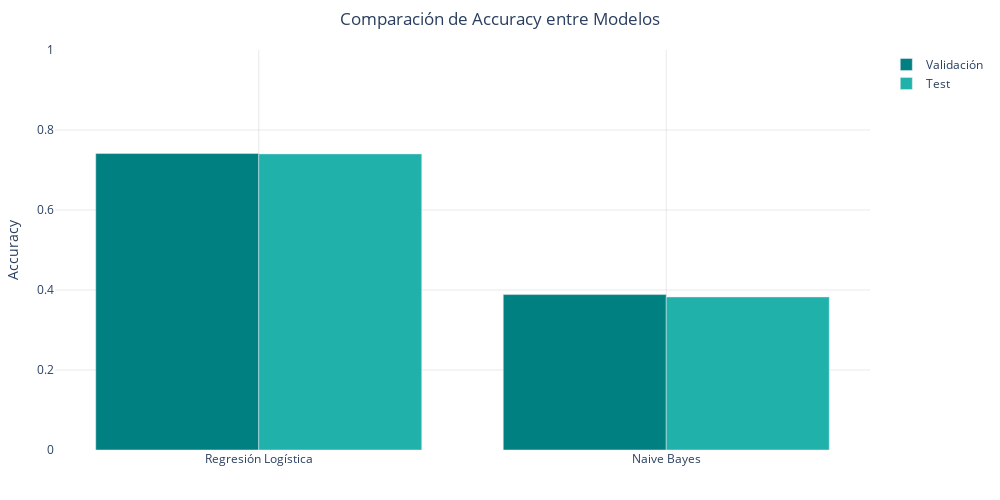

Notebook code for this chart:
### Code cell
fig = go.Figure([
    go.Bar(
        name='Validación',
        x=['Regresión Logística', 'Naive Bayes'],
        y=[lr_accuracy_val, nb_accuracy_val],
        marker_color='teal'
    ),
    go.Bar(
        name='Test',
        x=['Regresión Logística', 'Naive Bayes'],
        y=[lr_accuracy_test, nb_accuracy_test],
        marker_color='lightseagreen'
    )
])

fig.update_layout(
    title="Comparación de Accuracy entre Modelos",
    yaxis_title="Accuracy",
    yaxis=dict(range=[0, 1]),
    barmode='group'
)
fig = bar_style(fig)
fig.show()

### Figure 1 — Plotly figure (JSON) as saved in the notebook; plotly's stock layout.template omitted (floating-point values rounded to 4 significant figures)
{"data": [{"marker": {"color": "teal"}, "name": "Validación", "type": "bar", "x": ["Regresión Logística", "Naive Bayes"], "y": [0.7412, 0.3885]}, {"marker": {"color": "lightseagreen"}, "name": "Test", "type": "bar", "x": ["Regresión Logística", "Naive Bayes"], "y": [0.7402, 0.3827]}], "layout": {"barmode": "group", "height": 500, "margin": {"b": 50, "l": 50, "r": 50, "t": 50}, "paper_bgcolor": "rgba(0,0,0,0)", "plot_bgcolor": "rgba(0,0,0,0)", "title": {"text": "Comparación de Accuracy entre Modelos", "x": 0.5}, "width": 1000, "xaxis": {"gridcolor": "lightgrey", "gridwidth": 0.5, "showgrid": true}, "yaxis": {"gridcolor": "lightgrey", "gridwidth": 0.5, "range": [0, 1], "showgrid": true, "title": {"text": "Accuracy"}}}}
